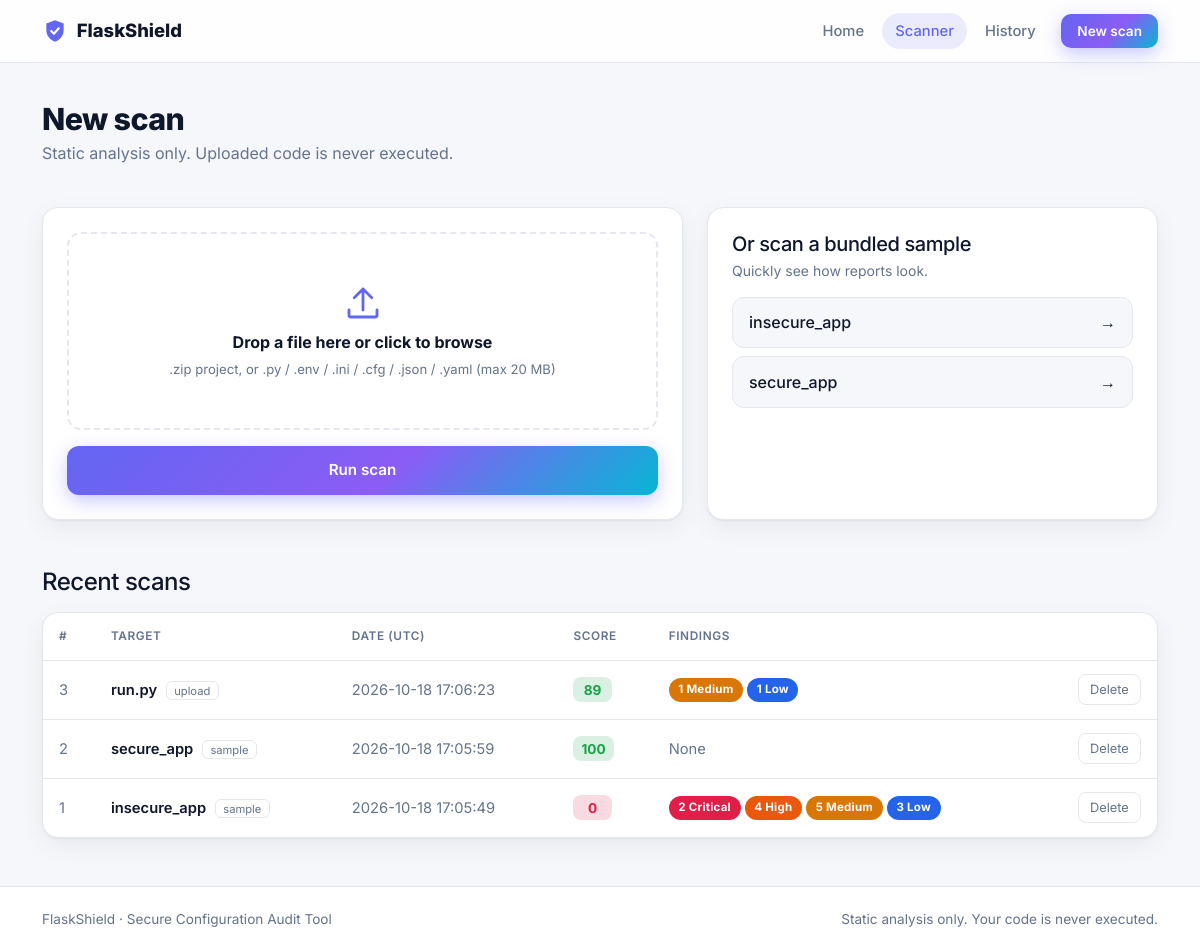
The app's page /new with its own data.
### tables this page shows
CREATE TABLE scans (
    id INTEGER PRIMARY KEY AUTOINCREMENT,
    name TEXT NOT NULL,
    source TEXT NOT NULL,
    created_at TEXT NOT NULL DEFAULT (datetime('now')),
    files_scanned INTEGER NOT NULL DEFAULT 0,
    score INTEGER NOT NULL DEFAULT 100,
    critical INTEGER NOT NULL DEFAULT 0,
    high INTEGER NOT NULL DEFAULT 0,
    medium INTEGER NOT NULL DEFAULT 0,
    low INTEGER NOT NULL DEFAULT 0,
    errors TEXT NOT NULL DEFAULT ''
);

### flaskshield/routes.py (the view)
@bp.get("/new")
def new_scan():
    recent = get_db().execute("SELECT * FROM scans ORDER BY id DESC LIMIT 5").fetchall()
    return render_template("new_scan.html", samples=_samples(), recent=recent)

### flaskshield/db.py (called while the page is built)
def get_db():
    if "db" not in g:
        g.db = sqlite3.connect(current_app.config["DATABASE"])
        g.db.row_factory = sqlite3.Row
        g.db.execute("PRAGMA foreign_keys = ON")
    return g.db

### flaskshield/routes.py (called while the page is built)
def _samples():
    d = current_app.config["SAMPLES_DIR"]
    return sorted(n for n in os.listdir(d) if os.path.isdir(os.path.join(d, n)) and not n.startswith("."))

### flaskshield/templates/new_scan.html (shortened to what this page needs)
{% extends "base.html" %}
{% block content %}
<div class="container page">
  <div class="page-head"><div><h1>New scan</h1><p class="sub">Static analysis only. Uploaded code is never executed.</p></div></div>
  <div class="row g-4">
    <div class="col-lg-7">
      <form id="upform" method="post" action="{{ url_for('main.scan_upload') }}" enctype="multipart/form-data" class="card-fs p-4">
        <label for="file" class="drop" id="drop">
          <svg width="42" height="42" viewBox="0 0 24 24" fill="none" stroke="currentColor" stroke-width="1.6" stroke-linecap="round" stroke-linejoin="round"><path d="M12 16V4m0 0L7 9m5-5 5 5"/><path d="M4 16v3a1 1 0 0 0 1 1h14a1 1 0 0 0 1-1v-3"/></svg>
          <strong id="dname">Drop a file here or click to browse</strong>
          <span>.zip project, or .py / .env / .ini / .cfg / .json / .yaml (max 20 MB)</span>
        </label>
        <button class="btn-fs w-100 mt-3" id="go">Run scan</button>
      </form>
    </div>
    <div class="col-lg-5">
      <div class="card-fs p-4 h-100">
        <h5 class="mb-1">Or scan a bundled sample</h5>
        <p class="muted small">Quickly see how reports look.</p>
        {% for s in samples %}
        <form method="post" action="{{ url_for('main.scan_sample', name=s) }}" class="mb-2">
          <button class="sample-btn"><span>{{ s }}</span><span>→</span></button>
        </form>
        {% endfor %}
      </div>
    </div>
  </div>
  {% if recent %}
  <h4 class="mt-5 mb-3">Recent scans</h4>
  {% set scans = recent %}{% include "_table.html" %}
  {% endif %}
</div>
{% endblock %}

### flaskshield/templates/_table.html
<div class="card-fs p-0 table-wrap">
<table class="tbl">
  <thead><tr><th>#</th><th>Target</th><th>Date (UTC)</th><th>Score</th><th>Findings</th><th></th></tr></thead>
  <tbody>
  {% for s in scans %}
    <tr>
      <td class="muted">{{ s.id }}</td>
      <td><a class="tlink" href="{{ url_for('main.scan_detail', scan_id=s.id) }}">{{ s.name }}</a> <span class="chip">{{ s.source }}</span></td>
      <td class="muted">{{ s.created_at }}</td>
      <td><span class="score {{ 'good' if s.score >= 80 else ('mid' if s.score >= 50 else 'bad') }}">{{ s.score }}</span></td>
      <td>
        {% for n, c in [(s.critical,'critical'),(s.high,'high'),(s.medium,'medium'),(s.low,'low')] %}{% if n %}<span class="badge-sev sev-{{ c }}">{{ n }} {{ c|capitalize }}</span> {% endif %}{% endfor %}
        {% if not (s.critical or s.high or s.medium or s.low) %}<span class="muted">None</span>{% endif %}
      </td>
      <td class="text-end">
        <form method="post" action="{{ url_for('main.delete', scan_id=s.id) }}" onsubmit="return confirm('Delete scan {{ s.id }}?')">
          <button class="btn-del">Delete</button>
        </form>
      </td>
    </tr>
  {% else %}<tr><td colspan="6" class="empty">No scans yet. <a href="{{ url_for('main.new_scan') }}">Run your first scan</a>.</td></tr>
  {% endfor %}
  </tbody>
</table>
</div>

### flaskshield/static/style.css (style rules this page uses)
:root { --bg:#f6f7fb;--surface:#fff;--text:#0f172a;--muted:#64748b;--line:#e5e7ef; --brand:#6366f1;--brand2:#06b6d4;--shadow:0 1px 2px rgba(15,23,42,.05),0 8px 24px rgba(15,23,42,.06); --crit:#e11d48;--high:#ea580c;--med:#d97706;--low:#2563eb;--ok:#16a34a;--alt:#eef0f8;--code:#0b1020; }
* { box-sizing:border-box }
body { font-family:Inter,system-ui,sans-serif;background:var(--bg);color:var(--text);-webkit-font-smoothing:antialiased;min-height:100vh;display:flex;flex-direction:column }
a { text-decoration:none }
.muted { color:var(--muted) }
h1,h2,h3,h4,h5 { letter-spacing:-.02em;color:var(--text) }
.btn-fs,.btn-ghost { display:inline-flex;align-items:center;justify-content:center;gap:.4rem;border:0;border-radius:12px;padding:.8rem 1.4rem;font-weight:600;font-size:.95rem;cursor:pointer;transition:transform .15s,box-shadow .15s,background .15s }
.btn-fs { color:#fff;background:linear-gradient(135deg,var(--brand),#8b5cf6 55%,var(--brand2));box-shadow:0 6px 18px rgba(99,102,241,.35) }
.btn-del { background:none;border:1px solid var(--line);color:var(--muted);border-radius:8px;padding:.3rem .7rem;font-size:.8rem }
.sub { color:var(--muted) }
.card-fs { background:var(--surface);border:1px solid var(--line);border-radius:16px;box-shadow:var(--shadow) }
.badge-sev { display:inline-block;color:#fff;font-size:.72rem;font-weight:700;padding:.22rem .6rem;border-radius:999px;letter-spacing:.02em }
.sev-critical { background:var(--crit) }
.sev-high { background:var(--high) }
.sev-medium { background:var(--med) }
.sev-low { background:var(--low) }
.chip { font-size:.7rem;color:var(--muted);border:1px solid var(--line);padding:.1rem .45rem;border-radius:6px;margin-left:.3rem }
.page { padding:2.2rem 12px 3rem }
.page-head { display:flex;justify-content:space-between;align-items:flex-end;flex-wrap:wrap;gap:1rem;margin-bottom:1.6rem }
.page-head h1 { font-weight:800;font-size:1.9rem;margin:.2rem 0 }
.drop { display:flex;flex-direction:column;align-items:center;gap:.4rem;text-align:center;padding:3rem 1rem;border:2px dashed var(--line);border-radius:14px;cursor:pointer;color:var(--muted);transition:.15s;margin:0 }
.drop svg { color:var(--brand) }
.drop strong { color:var(--text) }
.drop span { font-size:.82rem }
.sample-btn { width:100%;display:flex;justify-content:space-between;padding:.8rem 1rem;border-radius:12px;border:1px solid var(--line);background:var(--bg);color:var(--text);font-weight:500;transition:.15s }
.table-wrap { overflow-x:auto }
.tbl { width:100%;border-collapse:collapse;font-size:.92rem }
.tbl th { text-align:left;font-size:.74rem;text-transform:uppercase;letter-spacing:.05em;color:var(--muted);padding:.9rem 1rem;border-bottom:1px solid var(--line);font-weight:600 }
.tbl td { padding:.85rem 1rem;border-bottom:1px solid var(--line);vertical-align:middle }
.tbl tr:last-child td { border:0 }
.tlink { color:var(--text);font-weight:600 }
.score { display:inline-grid;place-items:center;min-width:2.4rem;padding:.15rem .5rem;border-radius:8px;font-weight:700;font-size:.85rem }
.score.good { background:color-mix(in srgb,var(--ok) 16%,transparent);color:var(--ok) }
.score.bad { background:color-mix(in srgb,var(--crit) 16%,transparent);color:var(--crit) }

### records on screen
scans: id "3", name "run.py", source "upload", created_at "2026-10-18 17:06:23", score "89", n "1" "1", c "Medium" "Low"
scans: id "2", name "secure_app", source "sample", created_at "2026-10-18 17:05:59", score "100", critical "None"
scans: id "1", name "insecure_app", source "sample", created_at "2026-10-18 17:05:49", score "0", n "2" "4" "5" "3", c "Critical" "High" "Medium" "Low"

### other values on screen
{{ s }} "insecure_app" "secure_app"
